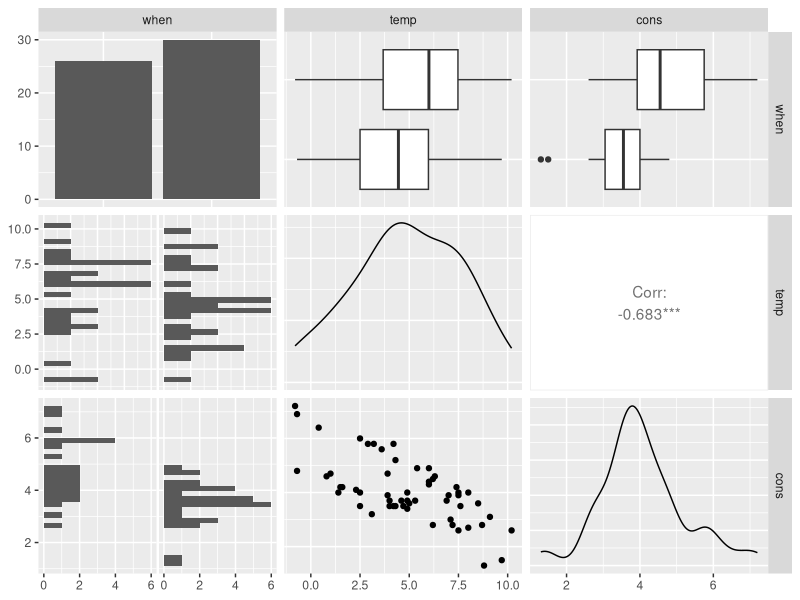
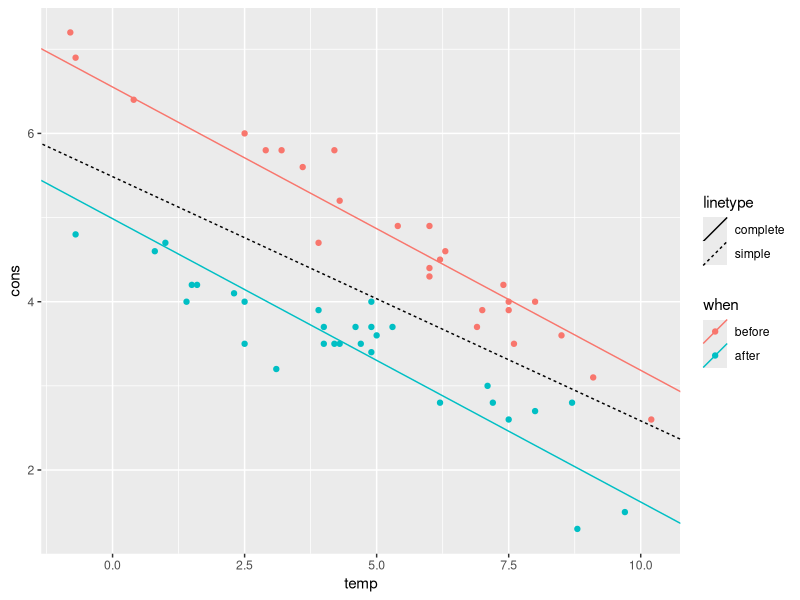
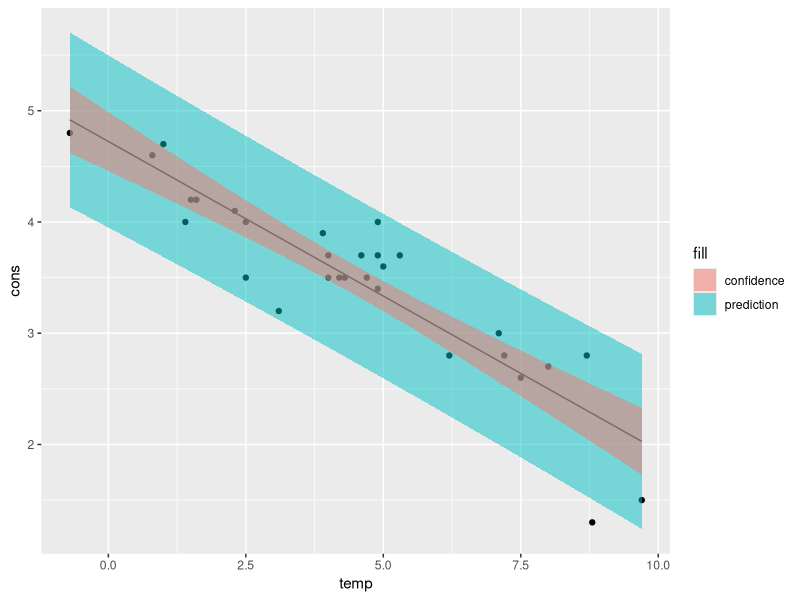

These figures' R source, in order:
## ---- chunk 1
library(dplyr)
library(readr)
# read the dataset
insulate <- read_csv("./datasets/insulate.csv", col_types = cols(
  when = col_factor(),
  temp = col_double(),
  cons = col_double()
))
insulate
## ---- chunk 2
# plot (pair plot)
library(GGally)
ggpairs(insulate)
## ---- chunk 3
simple_lm <- lm(cons ~ temp, data = insulate)
summary(simple_lm)
additive_lm <- lm(cons ~ ., data = insulate)
summary(additive_lm)
## ---- chunk 4
ggplot() +
  geom_point(data = insulate, aes(temp, cons, color = when)) +
  geom_abline(mapping = aes(linetype = "simple", intercept = simple_lm$coefficients[1], slope = simple_lm$coefficients[2])) +
  geom_abline(mapping = aes(
    linetype = "complete", color = c("after", "before"),
    intercept = c(
      additive_lm$coefficients[1] + additive_lm$coefficients[2],
      additive_lm$coefficients[1]
    ),
    slope = additive_lm$coefficients[3]
  ))
## ---- chunk 5
interact_lm <- lm(cons ~ when * temp, data = insulate)
summary(interact_lm)
## ---- chunk 6
anova(additive_lm, interact_lm)
## ---- chunk 7
AIC(additive_lm, interact_lm)
## ---- chunk 8
# compute RMS
e <- interact_lm$residuals
n <- nrow(insulate)
p <- length(interact_lm$coefficients)
rms <- t(e) %*% e / (n - p)

library(tibble)
# x_f with dummy variables:
# intercept whenafter   temp  whenafter:temp
# 1         0 (before)  5.8   0 (0 * 5.8)
x_f <- c(1, 0, 5.8, 0)
yhat_f <- x_f %*% interact_lm$coefficients
# note: there are several ways of getting yhat_f
# another way is to use `predict` with x_f not "dummyfied"

# get dummy x matrix
x <- with(insulate, model.matrix(~ when * temp))

# compute above formula
alpha <- .05 # level
delta <- qt(1 - (alpha / 2), df = n - p) * sqrt(rms * (1 + t(x_f) %*% solve(t(x) %*% x) %*% x_f))
lwr <- yhat_f - delta
upr <- yhat_f + delta
pred_interval <- data.frame(fit = yhat_f, lwr = lwr, upr = upr)
pred_interval
## ---- chunk 9
# check that computations are correct
x_f0 <- tibble(when = "before", temp = 5.8) # plain newdata row
predict(interact_lm, newdata = x_f0, interval = "prediction")
## ---- chunk 10
predict(interact_lm, newdata = x_f0, interval = "confidence")
## ---- chunk 11
# build x grid
after_insulate <-
  insulate %>%
  dplyr::filter(when == "after") %>%
  dplyr::select(-when)

# fit a simple model
after_simple_lm <- lm(cons ~ temp, data = after_insulate)

# build a vector of new data spanning the whole temp support
new_x <- tibble(temp = seq(min(after_insulate$temp), max(after_insulate$temp), by = 0.05))

# find confidence and prediction intervals for all of the range elements
# and change the column names to make them distinguishable
new_pred <- predict(after_simple_lm, newdata = new_x, interval = "prediction") %>%
  as_tibble() %>%
  rename_with(~ paste(.x, "pred", sep = "_")) #
new_conf <- predict(after_simple_lm, newdata = new_x, interval = "confidence") %>%
  as_tibble() %>%
  rename_with(~ paste(.x, "conf", sep = "_"))

# join the two interval details
new_data <- bind_cols(new_x, new_pred, new_conf)

ggplot() +
  geom_point(aes(temp, cons), data = after_insulate) + # scatter plot
  geom_line(aes(temp, fit_conf), data = new_data) + # regression line
  geom_ribbon(aes(temp, ymin = lwr_pred, ymax = upr_pred, fill = "prediction"),
    data = new_data, alpha = .5
  ) + # pred intervals
  geom_ribbon(aes(temp, ymin = lwr_conf, ymax = upr_conf, fill = "confidence"),
    data = new_data, alpha = .5
  ) # conf intervals
